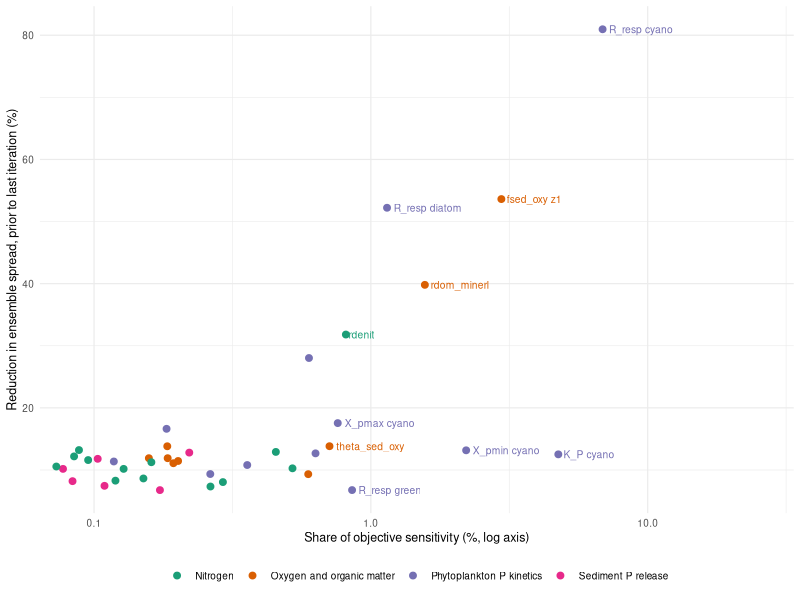

R code for this plot:
# Sensitivity (Morris, sa_latest) against what the joint-stage calibration identified: writes website/data/sensitivity/sens_vs_calib.csv and shortlist csv
suppressMessages({library(dplyr); library(readr)})
r <- read_csv("website/data/sensitivity/morris_ranking.csv", show_col_types = FALSE); j <- read_csv("website/data/calibration/param_summary_j.csv", show_col_types = FALSE)
a <- read_csv("website/data/calibration/param_summary_alum.csv", show_col_types = FALSE)
r <- r |> mutate(rank = row_number(), cum_share = cumsum(phi_share))
cat("n params", nrow(r), " params for 50/80/90% of share:", sapply(c(.5, .8, .9), \(p) which(r$cum_share >= p)[1]), "\n")
cat("negligible (<0.2% share):", sum(r$phi_share < 0.002), " <0.5%:", sum(r$phi_share < 0.005), "\n")
m <- j |> mutate(parameter = parameter) |> inner_join(r |> select(parameter, rank, phi_share, phi_mu_star, phi_lo, phi_hi, phival_scaled, n_targets_top), by = "parameter")
cat("joined", nrow(m), "of", nrow(j), "j params\n"); print(cor(m$shrink, m$phi_share, method = "spearman", use = "complete.obs"))
write_csv(m |> mutate(across(where(is.numeric), \(z) signif(z, 4))), "website/data/sensitivity/sens_vs_calib.csv")
print(as.data.frame(m |> arrange(rank) |> select(parameter, rank, phi_share, shrink, at_bound) |> head(30) |> mutate(across(where(is.numeric), \(z) signif(z, 3)))))
cat("\nsensitive (>1%) but shrink<0.1:\n"); print(as.data.frame(m |> filter(phi_share > 0.01, shrink < 0.1) |> select(parameter, rank, phi_share, shrink)))
cat("\ninsensitive (<0.5%) but shrink>0.3:\n"); print(as.data.frame(m |> filter(phi_share < 0.005, shrink > 0.3) |> select(parameter, rank, phi_share, shrink)))
cat("\nj params ranked outside top 40:", sum(m$rank > 40), "of", nrow(m), "\n")
cat("\nsensitive (>1%) but NOT in j calibration:\n"); print(as.data.frame(r |> filter(phi_share > 0.01, !parameter %in% j$parameter) |> select(parameter, theme, rank, phi_share)))
print(names(a)); print(as.data.frame(a |> head(10)))
# figure: sensitivity vs how much the joint-stage ensemble narrowed
suppressMessages(library(ggplot2))
m$grp <- m$group
p <- ggplot(m, aes(phi_share * 100, shrink * 100, colour = grp)) + geom_point(size = 2) +
  geom_text(data = m |> filter(phi_share > 0.007 | shrink > 0.3), aes(label = parameter), size = 2.6, hjust = -0.1, check_overlap = TRUE, show.legend = FALSE) +
  scale_x_log10(expand = expansion(mult = c(0.03, 0.35))) + scale_colour_brewer(palette = "Dark2") +
  labs(x = "Share of objective sensitivity (%, log axis)", y = "Reduction in ensemble spread, prior to last iteration (%)", colour = NULL) + theme_minimal(base_size = 9) + theme(legend.position = "bottom")
ggsave("website/images/sensitivity/sens_vs_shrink.png", p, width = 7, height = 4.6, dpi = 130, bg = "white")
